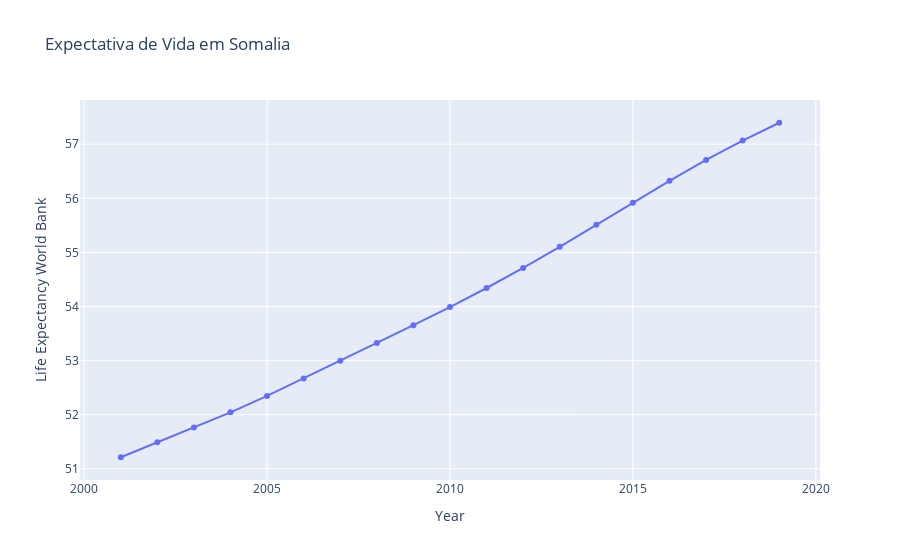

Source (notebook cell):
### Markdown cell above
Entre o período de 2009 á 2017, é notório a diminuição do percentual de pessoas em situação de subnutrição, e diretamente propocional, o aumento da expectativa de vida na Somalia.

### Code cell
somalia_life_expectancy = table[(table['Country Name'] == 'Somalia')]

somalia_life_expectancy_graph = px.line(somalia_life_expectancy, x="Year", y="Life Expectancy World Bank", title='Expectativa de Vida em Somalia', markers = True)
somalia_life_expectancy_graph.show()

### Figure 1 — Plotly figure (JSON) as saved in the notebook; plotly's stock layout.template omitted (floating-point values rounded to 4 significant figures)
{"data": [{"hovertemplate": "Year=%{x}<br>Life Expectancy World Bank=%{y}<extra></extra>", "legendgroup": "", "line": {"color": "#636efa", "dash": "solid"}, "marker": {"symbol": "circle"}, "mode": "lines+markers", "name": "", "orientation": "v", "showlegend": false, "type": "scatter", "x": [2001, 2002, 2003, 2004, 2005, 2006, 2007, 2008, 2009, 2010, 2011, 2012, 2013, 2014, 2015, 2016, 2017, 2018, 2019], "xaxis": "x", "y": [51.21, 51.49, 51.76, 52.04, 52.35, 52.67, 53.0, 53.33, 53.65, 53.99, 54.34, 54.71, 55.1, 55.51, 55.92, 56.32, 56.71, 57.07, 57.4], "yaxis": "y"}], "layout": {"legend": {"tracegroupgap": 0}, "title": {"text": "Expectativa de Vida em Somalia"}, "xaxis": {"anchor": "y", "domain": [0, 1], "title": {"text": "Year"}}, "yaxis": {"anchor": "x", "domain": [0, 1], "title": {"text": "Life Expectancy World Bank"}}}}
